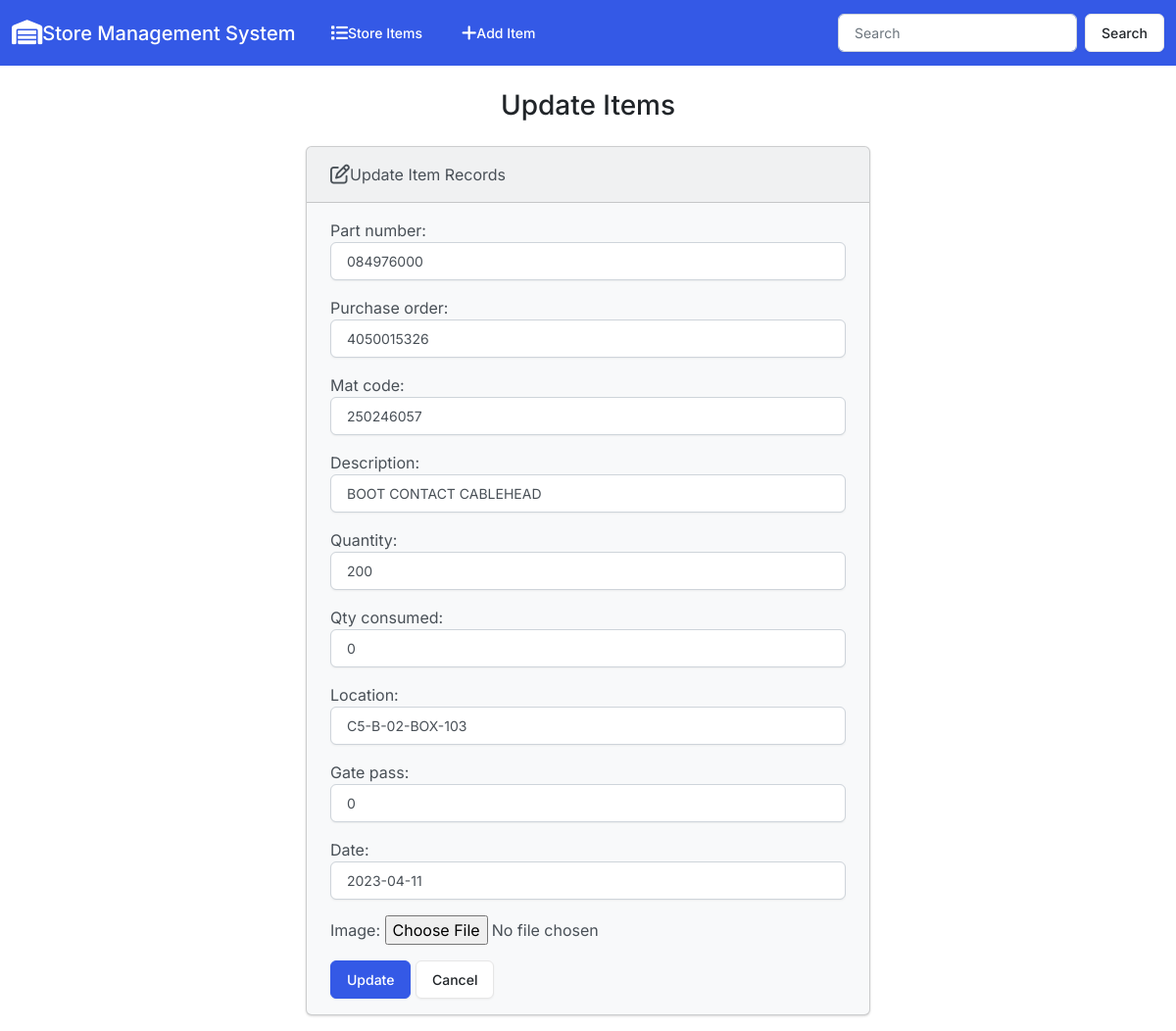
The page /edit/7/ on the database its author committed.
### store/models.py (models this page shows, shortened)
class Store(models.Model):
    part_number = models.CharField(max_length=10)
    purchase_order =models.PositiveIntegerField()
    mat_code = models.PositiveIntegerField()
    description= models.CharField(max_length=37)
    quantity=models.PositiveIntegerField()
    qty_consumed=models.PositiveIntegerField()
    location=models.CharField(max_length=50)
    gate_pass=models.PositiveIntegerField()
    Date=models.DateField(auto_now=False, auto_now_add=False, blank=True, null=True)
    image=models.ImageField(upload_to='media')

### store/views.py (the view)
# urls.py: path('edit/<int:id>/', views.edit , name='edit'),
def edit(request, id):
    if request.method == 'POST':
      store = Store.objects.get(pk=id)
      form=StoreForm(request.POST,instance=store,files=request.FILES)
      if form.is_valid():
        form.save()
        return render(request,'store/edit.html',{
            'form':form,
            'success':True
        })
    else:
       store = Store.objects.get(pk=id)
       form = StoreForm(instance=store)
    return render(request,'store/edit.html',{
        'form':form
    })

### store/templates/store/edit.html (shortened to what this page needs)
{% extends "store/base.html" %}
{% block body %}
<h3 class="text-center m-4">Update Items</h3>
{% if success %}
<div class="alert alert-success" role="alert">
    The Item updated Successfully.
    <a href="{% url 'index' %}" class="alert-link">Go to home page</a>
</div>
{% else %}
<div class="row justify-content-center">
    <div class="col-6">
        <div class="card bg-light mb-3" >
            <div class="card-header">
                <i class="fa-regular fa-pen-to-square fa-lg"></i>Update Item Records
            </div>
            <div class="card-body">
                <form action="" method="POST" enctype="multipart/form-data">
                    {{ form.as_p }}
                    <button type="submit" class="btn btn-primary">Update</button>
                    <a href="{% url 'index' %}" class="btn btn-secondary">Cancel</a>
                </form>
        </div>
    </div>
</div>
{% endif %}
{% endblock %}

### rows shown on the page
Store: part_number "084976000", purchase_order "4050015326", mat_code "250246057", description "BOOT CONTACT CABLEHEAD", quantity "200", qty_consumed "0", location "C5-B-02-BOX-103", gate_pass "0", Date "2023-04-11"
